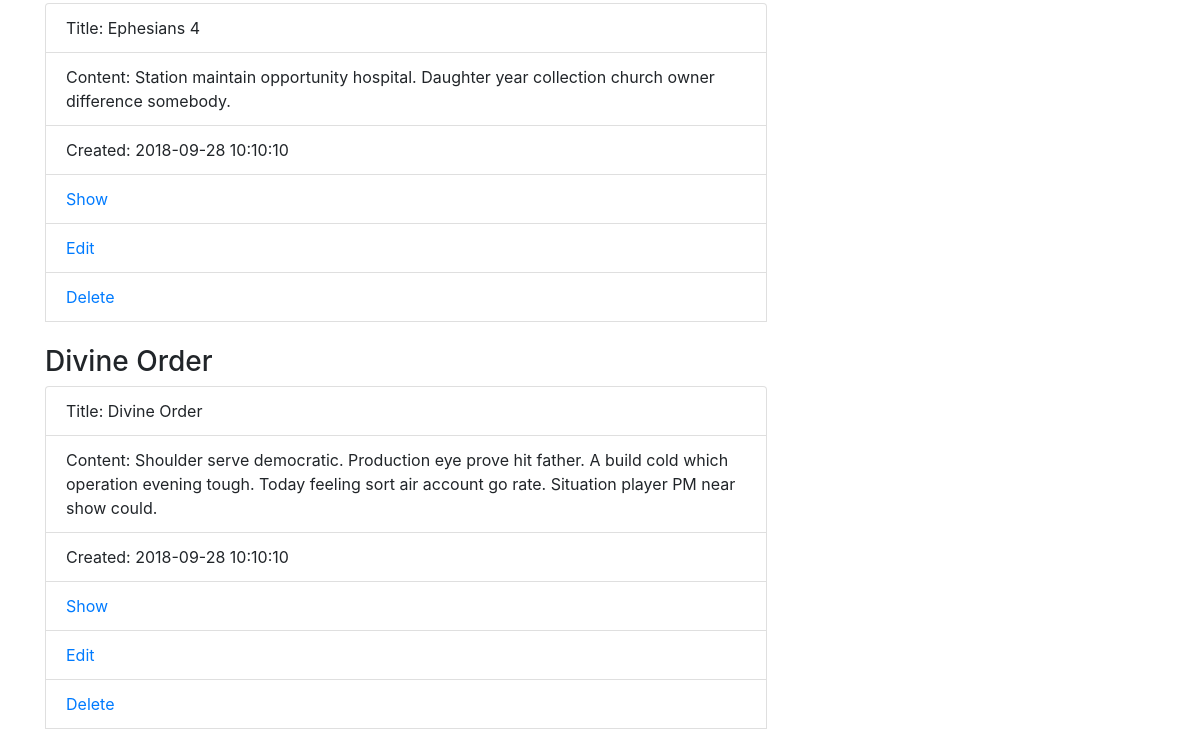
Page /posts (lower part) on the earlier database version.
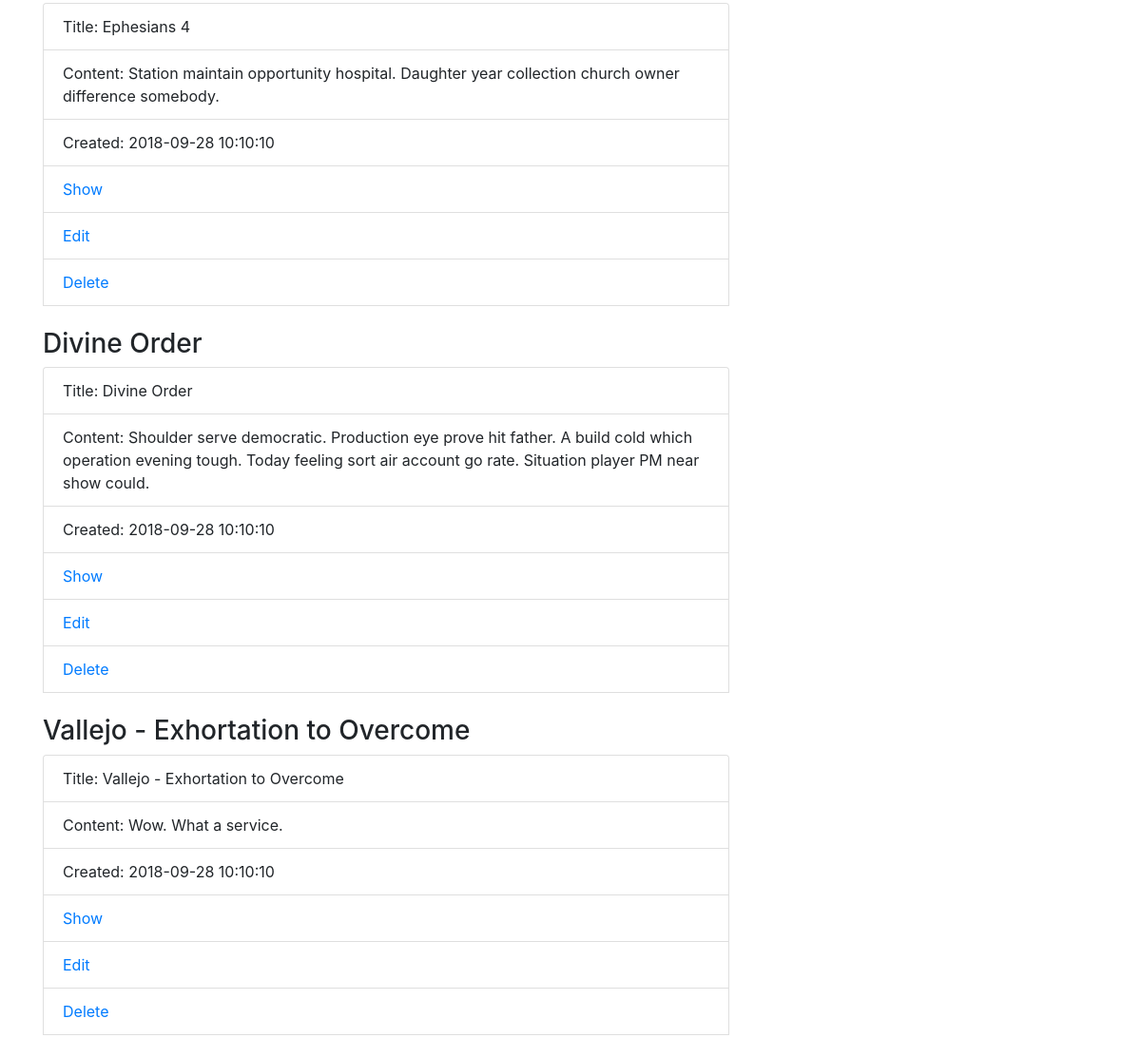
Same page on the later database version.
### app/models/Post.py (models this page shows, shortened)
class Post(db.Model):
    __tablename__ = "posts"
    id = db.Column(db.Integer, primary_key=True,autoincrement=True)
    title = db.Column(db.String(120), nullable=False)
    content = db.Column(db.VARCHAR(255))
    created_at = db.Column(db.TIMESTAMP)

### app/controllers/posts.py (the view)
@app.route('/posts')
def post_index():
  posts = Post.query.all()
  return render_template('posts/index.html',posts=posts)

### app/templates/posts/index.html (shortened to what this page needs)
{%extends 'layout.html'%}
{%block content%}
      <h1>Create a Post</h1><br>
      <br><br>
      <h1>Posts:</h1><br>
      {%for post in posts%}
      <h3>{{post.title}}</h3>
        <ul class="list-group similar" style="width:65%; height:auto;" >
          <li class="list-group-item">Title: {{post.title}}</li>
          <li class="list-group-item">Content: {{post.content}}</li>
          <li class="list-group-item">Created: {{post.created_at}}</li>
          <li class="list-group-item"><a href="posts/{{post.id}}">Show</a></li>
          <li class="list-group-item"><a href="posts/{{post.id}}/edit">Edit</a></li>
          <li class="list-group-item"><a href="posts/{{post.id}}/delete">Delete</a></li>
          <br>
      </ul>
      {%endfor%}
{%endblock%}

### app/templates/layout.html (shortened to what this page needs)
<!DOCTYPE html>
<html lang="en">
<head>
    <link rel="stylesheet" href="/static/boostrap.min.css">
</head>
<body>
    <main role="main" class="container">
      {%block content%}{%endblock%}
    </main>
</body>
</html>

### app/templates/layout.html (style rules this page uses)
body { padding-top: 5rem; }

Differences in the rows shown:
added Post: title "Vallejo - Exhortation to Overcome", content "Wow. What a service.", created_at "2018-09-28 10:10:10"
